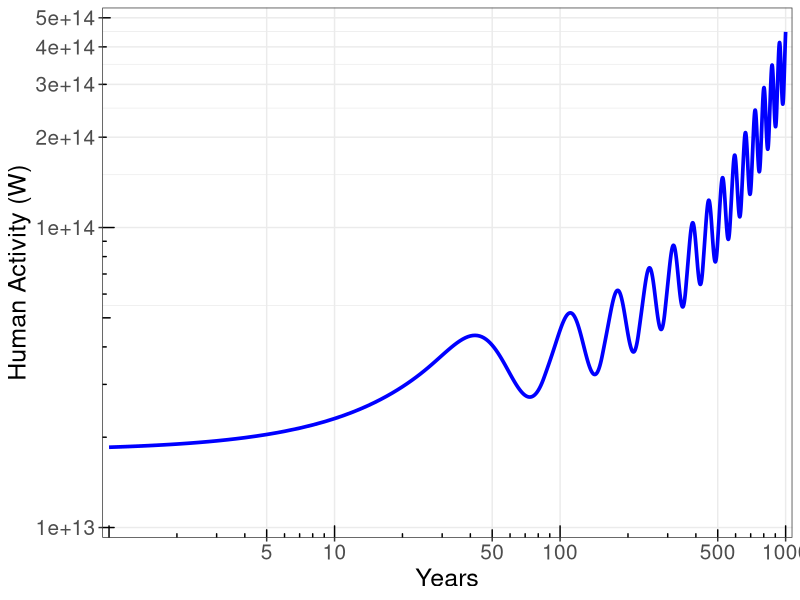
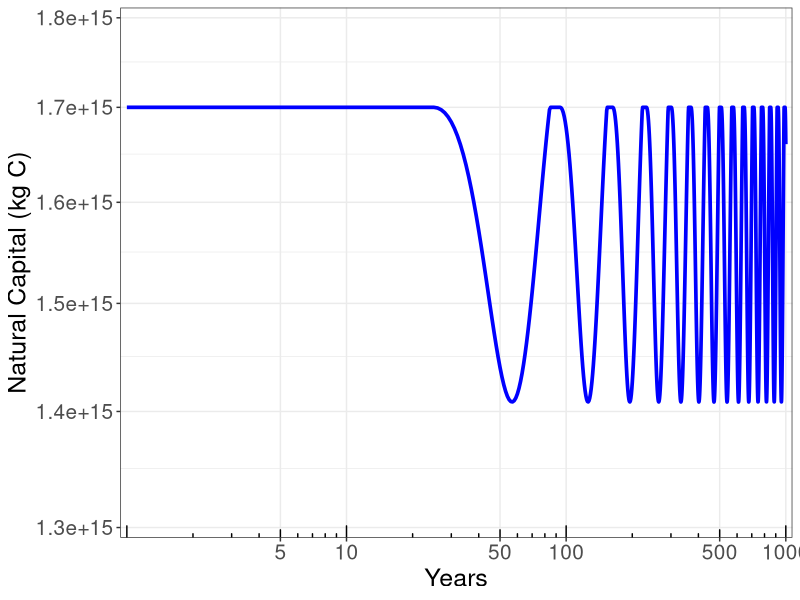

Reproduce these figures in R, in order.
# Purpose: This script performs the simulation and produces the results
# shown in Figures 16 and 17 in the book Human Enterprise, Ecosystems, 
# and the Future of Civilization. In this simulation, there is "typical" 
# progress in "green technology". The simulation runs for 1,000 years.

###################################################################################
# load libraries
library("ggplot2")
library("grid")
library("scales")
###################################################################################
# CONSTANTS AND AUXILIARY VARIABLES

# run controls
starting_year <- 1
ending_year <- 1000

# constants
Rate_of_Increase_in_Human_Activity <- 0.02475 # /yr
Primary_Productivity <- 5.36e13 # kg C/yr
Replenishment_of_Natural_Capital <- Primary_Productivity
Unit_Depletion_of_Natural_Capital_t0 <- 5.5079e-08 # kg C / J/yr human activity
Rate_of_Decrease_in_Unit_Depletion_of_Natural_Capital <- 0.0025 # /yr
Effect_of_Natural_Capital_Depletion_on_Human_Activity <- 1.65e-16 # / kg C
Decrease_in_Human_Activity_t0 <- 0
Natural_Capital_Gap_t0 <- 0

# initialize stocks
Natural_Capital_t0 <- 1.70e15
Natural_Capital_NCU_t0 <- 100

Human_Activity_t0 <- 5.84063e20

Human_Activity_W_t0 <- # human activity, W
  Human_Activity_t0 * # human activity, J/yr
  1 * # 1 W / J/s
  1 / (365 * 24 * 60 * 60) # 1 yr / (365 d/yr * 24 hr/d * 60 min/hr * 60 s/min

Kardashev_Scale_t0 <- (log(Human_Activity_W_t0, 10) - 6) / 10


###################################################################################


###################################################################################
# STOCK 1: Human_Activity
# Units: J/yr
# Initial Value: 
#   Human_Activity_t0 <- 5.84063e14
#
# Inflow: Increase_in_Human_Activity
# Units: J/yr/yr
# Relationship:
#   Human_Activity (J/yr) * Rate_of_Increase_in_Human_Activity (/yr)

# Outflow: Decrease_in_Human_Activity
# Units: J/yr/yr
# Relationship:
#   (Natural_Capital_t0, kg C - Natural_Capital, kg C) *
#     Effect_of_Natural_Capital_Depletion_on_Human_Activity, J/yr/yr / kg C)
#
###################################################################################
# STOCK 2: Natural_Capital
# Units: kg C
# Initial Value: 
# Natural_Capital_t0 <- 1.70e15
# Constraint: must be <= initial value
#
# Inflow: Replenishment_of_Natural_Capital
# Units: kg C/yr
# Relationship: = Primary_Productivity (kg C/yr)

# Outflow: Depletion_of_Natural_Capital
# Units: kg C/yr
# Relationship: 
#   Initial Value: Depletion_of_Natural_Capital_t0, (kg C/J/yr)
#   Thereafter: Effect_of_Natural_Capital_Depletion_on_Human_Activity(t-1), (kg C/J/yr) * 
#     (1 - Rate_of_Decrease_in_Depletion_of_Natural_Capital), (/yr) *
#     Human_Activity(t-1) (J/yr)

# Natural_Capital <- min(Natural_Capital, Natural_Capital_t0) 
#     
###################################################################################
# SIMULATION
#
# initialize values

year <- starting_year

Depletion_of_Natural_Capital_t0 <- 
  Unit_Depletion_of_Natural_Capital_t0 * Human_Activity_t0

Output <- c(year, 
            Human_Activity_t0,
            Human_Activity_W_t0,
            Kardashev_Scale_t0,
            Natural_Capital_t0,
            Natural_Capital_NCU_t0,
            Replenishment_of_Natural_Capital,
            Unit_Depletion_of_Natural_Capital_t0,
            Depletion_of_Natural_Capital_t0,
            Natural_Capital_Gap_t0,
            Decrease_in_Human_Activity_t0)

# names(Output) <- c("Year", 
#                        "Human_Activity", 
#                        "Kardashev_Scale",
#                        "Natural_Capital",
#                        "Natural_Capital_NCU",
#                        "Replenishment_of_Natural_Capital",
#                        "Unit_Depletion_of_Natural_Capital",
#                        "Depletion_of_Natural_Capital",
#                        "Natural_Capital_Gap",
#                        "Decrease_in_Human_Activity")

Human_Activity <- Human_Activity_t0
Natural_Capital <- Natural_Capital_t0
Unit_Depletion_of_Natural_Capital <- Unit_Depletion_of_Natural_Capital_t0

# complete simulation
while (year < ending_year) {
  Output_tminus1 <- Output
  year <- year + 1  
  
  # increment rate of natural capital depletion per unit human activity
  Unit_Depletion_of_Natural_Capital <- 
    Unit_Depletion_of_Natural_Capital *
    (1 - Rate_of_Decrease_in_Unit_Depletion_of_Natural_Capital)
  
  Depletion_of_Natural_Capital <- 
    Unit_Depletion_of_Natural_Capital * Human_Activity
  
  Natural_Capital_Gap <- Natural_Capital_t0 - Natural_Capital

  Decrease_in_Human_Activity <-
    Natural_Capital_Gap * 
    Effect_of_Natural_Capital_Depletion_on_Human_Activity *
    Human_Activity
  
  # perform mass balance on stocks
  
  Human_Activity <-
    Human_Activity +
    Human_Activity * Rate_of_Increase_in_Human_Activity - 
    Decrease_in_Human_Activity

  Natural_Capital <-
    Natural_Capital +
    Replenishment_of_Natural_Capital - 
    Depletion_of_Natural_Capital
  
  #constrain natural capital to less than or equal to initial value
  Natural_Capital <- min(Natural_Capital, Natural_Capital_t0)
  Natural_Capital <- max(Natural_Capital, 0)
  
  # define an arbitrary unit of natural capital
  Natural_Capital_NCU <- Natural_Capital * 100 / Natural_Capital_t0
  
  # calculate human activity in W and the Kardashev Scale
  Human_Activity_W <- # human activity, W
    Human_Activity * # human activity, J/yr
    1 * # 1 W / J/s
    1 / (365 * 24 * 60 * 60) # 1 yr / (365 d/yr * 24 hr/d * 60 min/hr * 60 s/min
  
  # calculate human activity in W and the Kardashev Scale
  Human_Activity_W <- # human activity, W
    Human_Activity * # human activity, J/yr
    1 * # 1 W / J/s
    1 / (365 * 24 * 60 * 60) # 1 yr / (365 d/yr * 24 hr/d * 60 min/hr * 60 s/min

  Kardashev_Scale <- (log(Human_Activity_W, 10) - 6) / 10
  
  # add newest values to output data set
  new_output <- c(year, 
                  Human_Activity, 
                  Human_Activity_W,
                  Kardashev_Scale,
                  Natural_Capital,
                  Natural_Capital_NCU,
                  Replenishment_of_Natural_Capital,
                  Unit_Depletion_of_Natural_Capital,
                  Depletion_of_Natural_Capital,
                  Natural_Capital_Gap,
                  Decrease_in_Human_Activity)
  
  names(new_output) <- c("Year", 
                         "Human_Activity",
                         "Human_Activity_W",
                         "Kardashev_Scale",
                         "Natural_Capital",
                         "Natural_Capital_NCU",
                         "Replenishment_of_Natural_Capital",
                         "Unit_Depletion_of_Natural_Capital",
                         "Depletion_of_Natural_Capital",
                         "Natural_Capital_Gap",
                         "Decrease_in_Human_Activity")

  Output <- rbind(Output, new_output)

}
###################################################################################

#Output # uncomment to print output data set if desired

# # plot outputs of interest
# 
# # plot human activity stock
# plot(
#   Output[,3]~Output[,1],
#   type="l",
#   xlab="Year",
#   ylab="Human Activity (Kardashev Scale)",
#   log="x"
#   )
# 
# # plot natural capital stock
# plot(
#   Output[,1], Output[,5],
#   log="x",
#   type="l",
#   xlab="Year",
#   ylab="Natural Capital (arbitrary units, 2013=100)"
#   )

###################################################################################

# plot outputs in ggplot2

# convert from a matrix to a data frame (required for ggplot)
Output_df <- as.data.frame(Output)

# PLOT HUMAN ACTIVITY (FIGURE 13)
# assign data to be plotted
Human_Activity_Plot_1 <- ggplot(
  data = Output_df, # data set
  aes(x = Output_df$Year, # x variable
      y = Output_df$Human_Activity_W # y variable
  ),
)

# assign type of plot and any statistics to calculate
Human_Activity_Plot_2 <- Human_Activity_Plot_1 + 
  geom_line( # a basic line
    stat = "identity", # plot the actual value, no statistical transformation
    color = "blue", # set the line color
    size = 1.25 # set the line width
  )

# assign a theme
Human_Activity_Plot_3 <- Human_Activity_Plot_2 +
  theme_bw()  # a basic black and white theme

# log transform axes
Human_Activity_Plot_6 <- Human_Activity_Plot_3 +
  coord_trans(
    x = "log10", # transform x axis to log scale 
    y = "log10" # transform y axis to log scale
  )

# set axis labels, scales, and intervals

Human_Activity_Plot_7 <- Human_Activity_Plot_6 +
  scale_x_continuous(
    name = "Years", # x axis label
    limits = c(1, 1000), # set x axis limits
    breaks = c(5, 10, 50, 100, 500, 1000), # x axis limits and interval
    minor_breaks = function(x) log10(x)/10, # specify minor breaks (NOT DEBUGGED)
    expand = c(0.01,0) # control where y axis crosses - first number is fraction of plot left as white space
    #     labels = c("Years", "", "Decades", "", "Centuries", "") # replace x-axis numbers with text labels
  ) +
  scale_y_continuous(
    name = ("Human Activity (W)"), # y axis label
    limits = c(1e13, 5e14), # set y axis limits
    breaks = c(1e13, 1e14, 2e14, 3e14, 4e14, 5e14), # set breaks and tick marks
    expand = c(0.02,0) # control where x axis crosses - first number is fraction left as white space
  )

# set font size of labels and numbers on axes

Human_Activity_Plot_8 <- Human_Activity_Plot_7 +
  theme(
    axis.title.x = element_text(size = 18), # set font size of x axis label
    axis.text.x = element_text(size = 15), # set font size of x axis text
    axis.title.y = element_text(size = 18), # set font size of y axis label
    axis.text.y = element_text(size = 15), # set font size of y axis text
    panel.grid.minor = element_line() # specify minor grid lines (NOT DEBUGGED)
  )

# set tick marks

Human_Activity_Plot_9 <- Human_Activity_Plot_8 +
  annotation_logticks( # adds tick marks to a log scale
    scaled = FALSE # tells R we have transformed the axis, not the data
  )

Human_Activity_Plot_9


# PLOT NATURAL CAPITAL

# assign data to be plotted
Natural_Capital_Plot_1 <- ggplot(
  data = Output_df, # data set
  aes(x = Output_df$Year, # x variable
      y = Output_df$Natural_Capital # y variable
  ),
)

# assign type of plot and any statistics to calculate
Natural_Capital_Plot_2 <- Natural_Capital_Plot_1 + 
  geom_line( # a basic line
    stat = "identity", # plot the actual value, no statistical transformation
    color = "blue", # set the line color
    size = 1.25 # set the line width
  )

# assign a theme
Natural_Capital_Plot_3 <- Natural_Capital_Plot_2 +
  theme_bw()  # a basic black and white theme

# log transform axes
Natural_Capital_Plot_4 <- Natural_Capital_Plot_3 +
  coord_trans(
    x = "log10", # transform x axis to log scale 
    y = "log10" # transform y axis to log scale
  )

# set axis labels, scales, and intervals

Natural_Capital_Plot_5 <- Natural_Capital_Plot_4 +
  scale_x_continuous(
    name = "Years", # x axis label
    limits = c(1, 1000), # set x axis limits
    breaks = c(5, 10, 50, 100, 500, 1000), # x axis limits and interval
    minor_breaks = function(x) log10(x)/10, # specify minor breaks (NOT DEBUGGED)
    expand = c(0.01,0) # control where y axis crosses - first number is fraction of plot left as white space
    #     labels = c("Years", "", "Decades", "", "Centuries", "") # replace x-axis numbers with text labels
  ) +
  scale_y_continuous(
    name = ("Natural Capital (kg C)"), # y axis label
    limits = c(1.3e15, 1.8e15), # set y axis limits
    breaks = c(1.3e15, 1.4e15, 1.5e15, 1.6e15, 1.7e15, 1.8e15), # set breaks and tick marks
    expand = c(0.02,0) # control where x axis crosses - first number is fraction left as white space
  )

# set font size of labels and numbers on axes

Natural_Capital_Plot_6 <- Natural_Capital_Plot_5 +
  theme(
    axis.title.x = element_text(size = 18), # set font size of x axis label
    axis.text.x = element_text(size = 15), # set font size of x axis text
    axis.title.y = element_text(size = 18), # set font size of y axis label
    axis.text.y = element_text(size = 15), # set font size of y axis text
    panel.grid.minor = element_line() # specify minor grid lines (NOT DEBUGGED)
  )

# set tick marks

Natural_Capital_Plot_7 <- Natural_Capital_Plot_6 +
  annotation_logticks( # adds tick marks to a log scale
    scaled = FALSE # tells R we have transformed the axis, not the data
  )

Natural_Capital_Plot_7
